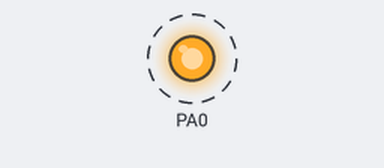
The program below on a simulated ATmega32, built with avr-gcc and emulated at 16 MHz (the files do not name the chip). Shown: output pins drawn as LEDs (lit = HIGH). Dashed ring = blinking.

Above: at 0.5 s.
Timing chart, 0 to 4.6 s (numbered marks = the images above):
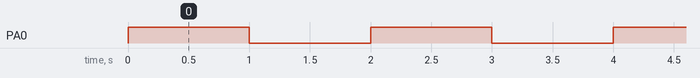

The program:

main.c
```c
#define F_CPU 	16000000UL
#include <util/delay.h>
#define TRUE 1

#define SET_BIT(X, POS) (X |= (0x01 << POS))
#define CLR_BIT(X, POS) (X &= ~(0x01 << POS))
#define TOG_BIT(X, POS) (X ^= (0x01 << POS))
#define GET_BIT(X, POS) ((X >> POS) & 0x01)

#define PINA 	(*(volatile unsigned char*)(0x39))
#define DDRA 	(*(volatile unsigned char*)(0x3A))
#define PORTA 	(*(volatile unsigned char*)(0x3B))

void main(void)
{
	SET_BIT(DDRA, 0);

	while (TRUE)
	{
		SET_BIT(PORTA, 0);
		_delay_ms(1000);
		CLR_BIT(PORTA, 0);
		_delay_ms(1000);
	}
}
```

Measured:
- by itself, PA0: alternates HIGH for 1.0 s and LOW for 1.0 s
